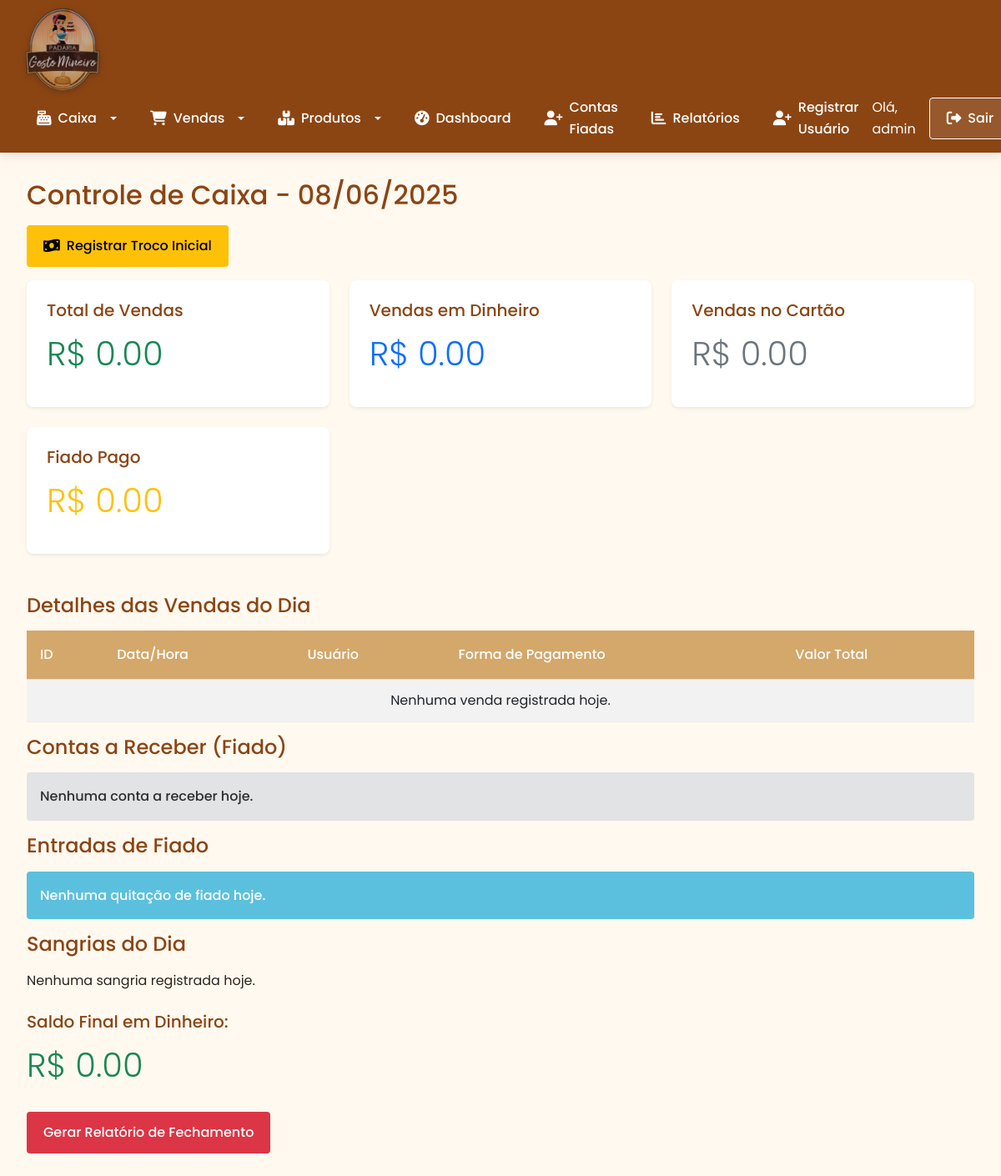
The page /caixa (signed in) on the database as committed earlier.
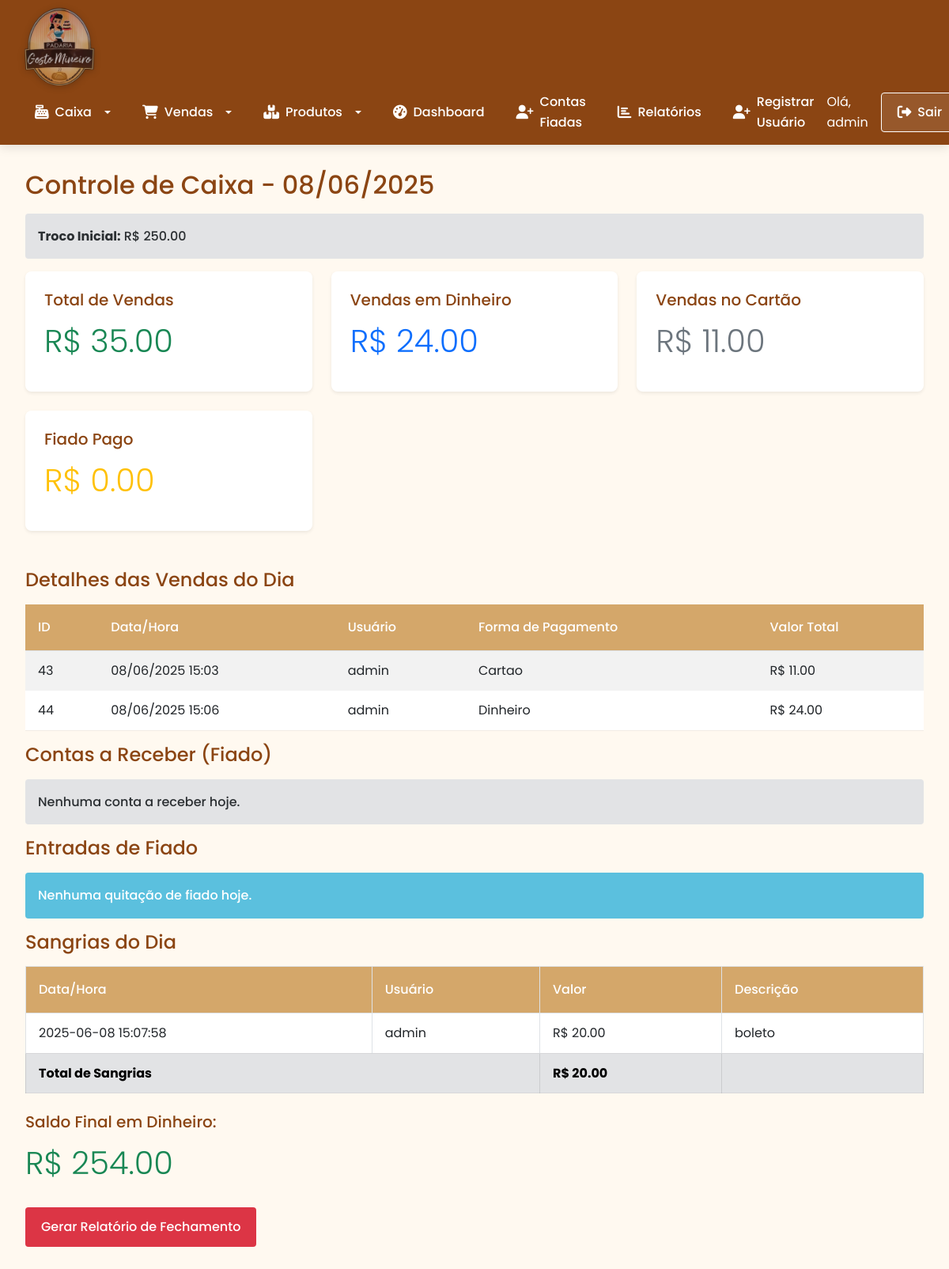
The same page on the database as committed later.
### tables this page shows
CREATE TABLE caixa_diario (
    id INTEGER PRIMARY KEY AUTOINCREMENT,
    data TEXT NOT NULL,
    troco_inicial REAL NOT NULL,
    usuario_id INTEGER NOT NULL,
    FOREIGN KEY(usuario_id) REFERENCES usuarios(id),
    UNIQUE(data, usuario_id)
);

CREATE TABLE vendas (
    id INTEGER PRIMARY KEY AUTOINCREMENT,
    data_hora TEXT NOT NULL,
    usuario_id INTEGER NOT NULL,
    valor_total REAL NOT NULL,
    forma_pagamento TEXT NOT NULL,
    FOREIGN KEY(usuario_id) REFERENCES usuarios(id)
);

CREATE TABLE usuarios (
    id INTEGER PRIMARY KEY AUTOINCREMENT,
    nome TEXT NOT NULL,
    senha TEXT NOT NULL,
    tipo TEXT DEFAULT 'usuario' -- adm ou usuario
);

CREATE TABLE sangrias (
    id INTEGER PRIMARY KEY AUTOINCREMENT,
    data_hora TEXT NOT NULL,
    valor REAL NOT NULL,
    descricao TEXT,
    usuario_id INTEGER NOT NULL,
    FOREIGN KEY(usuario_id) REFERENCES usuarios(id)
);

### app.py (the view)
@app.route('/caixa')
@login_required
def caixa():
    db = get_db()
    hoje = datetime.now().strftime('%Y-%m-%d')
    vendas_do_dia = db.execute('''
        SELECT v.id, v.data_hora, v.forma_pagamento, u.nome, v.valor_total
        FROM vendas v
        JOIN usuarios u ON v.usuario_id = u.id
        WHERE DATE(v.data_hora) = ?
        AND v.forma_pagamento IN ('dinheiro', 'cartao')
    ''', (hoje,)).fetchall()
    pagamentos_fiados = db.execute('''
        SELECT hp.valor_pago, c.nome, hp.data_pagamento
        FROM historico_pagamentos hp
        JOIN clientes c ON hp.cliente_id = c.id
        WHERE DATE(hp.data_pagamento) = ?
    ''', (hoje,)).fetchall()
    caixa_inicio = db.execute('''
        SELECT troco_inicial, u.nome
        FROM caixa_diario cd
        JOIN usuarios u ON cd.usuario_id = u.id
        WHERE data = ?
        ORDER BY cd.id DESC LIMIT 1
    ''', (hoje,)).fetchone()
    troco_inicial = caixa_inicio[0] if caixa_inicio else 0.0
    total_vendas = sum(v[4] for v in vendas_do_dia)
    total_dinheiro = sum(v[4] for v in vendas_do_dia if v[2]=='dinheiro')
    total_cartao = sum(v[4] for v in vendas_do_dia if v[2] == 'cartao')
    total_pagamentos_fiados = sum(p[0] for p in pagamentos_fiados)
    total_caixa = total_vendas + total_pagamentos_fiados
    sangrias_do_dia = db.execute('''
        SELECT s.id, s.data_hora, s.valor, s.descricao, u.nome
        FROM sangrias s
        JOIN usuarios u ON s.usuario_id = u.id
        WHERE DATE(s.data_hora) = ?
    ''', (hoje,)).fetchall()
    contas_fiadas = db.execute('''
        SELECT f.valor, c.nome AS nome_cliente, f.data_venda
        FROM contas_fiadas f
        JOIN clientes c ON f.cliente_id = c.id
        WHERE DATE(f.data_venda) = ? AND f.pago = 0
    ''', (hoje,)).fetchall()
    total_sangrias = sum(float(s[2]) for s in sangrias_do_dia)
    saldo_final = round(troco_inicial + total_dinheiro - total_sangrias, 2)
    return render_template(
        'caixa.html',
        vendas=vendas_do_dia,
        caixa_inicio=caixa_inicio,
        pagamentos_fiados = pagamentos_fiados,
        sangrias=sangrias_do_dia,
        total_vendas=total_vendas,
        total_dinheiro=total_dinheiro,
        total_pagamentos_fiados = total_pagamentos_fiados,
        total_cartao=total_cartao,
        total_sangrias=total_sangrias,
        total_caixa = total_caixa,
        saldo_final=saldo_final,
        contas_fiadas=contas_fiadas,
        data_hoje=datetime.now().strftime('%d/%m/%Y')
    )

### app.py (called while the page is built)
@app.template_filter('formatar_data')
def formatar_data(data_hora):
    try:
        dt = datetime.strptime(data_hora, '%Y-%m-%d %H:%M:%S')  # Se for com hora
        return dt.strftime('%d/%m/%Y %H:%M')
    except Exception as e:
        return data_hora  # Retorna original caso falhe

@app.before_request
def make_session_permanent():
    session.permanent = True  # Ativa expiração da sessão

@login_manager.user_loader
def load_user(user_id):
    db = get_db()
    cur = db.execute('SELECT * FROM usuarios WHERE id = ?', (user_id,))
    user = cur.fetchone()
    if user:
        return User(user[0], user[1], user[3])
    return None

### database.py (called while the page is built)
def get_db():
    db = getattr(g, '_database', None)
    if db is None:
        db = g._databse = sqlite3.connect(DATABASE)
        db.row_factory = sqlite3.Row
    return db

def close_connection(exception):
    db = getattr(g, '_database', None)
    if db is not None:
        db.close()

### templates/caixa.html (shortened to what the changed rows need)
{% extends "base.html" %}
{% block content %}
<h2>Controle de Caixa - {{ data_hoje }}</h2>
{% if not caixa_inicio %}
    <a href="{{ url_for('registrar_troco') }}" class="btn btn-warning mb-3">
        <i class="fas fa-money-bill-wave"></i> Registrar Troco Inicial
    </a>
{% else %}
    <div class="alert alert-secondary">
        <strong>Troco Inicial:</strong> R$ {{ "%.2f"|format(caixa_inicio.troco_inicial) }}
    </div>
{% endif %}
<div class="row mb-4">
    <div class="col-md-4">
        <div class="card shadow-sm">
            <div class="card-body">
                <h5>Total de Vendas</h5>
                <p class="display-6 text-success">R$ {{ "%.2f"|format(total_caixa) }}</p>
            </div>
        </div>
    </div>
    <div class="col-md-4">
        <div class="card shadow-sm">
            <div class="card-body">
                <h5>Vendas em Dinheiro</h5>
                <p class="display-6 text-primary">R$ {{ "%.2f"|format(total_dinheiro) }}</p>
            </div>
        </div>
    </div>
    <div class="col-md-4">
        <div class="card shadow-sm">
            <div class="card-body">
                <h5>Vendas no Cartão</h5>
                <p class="display-6 text-secondary">R$ {{ "%.2f"|format(total_cartao) }}</p>
            </div>
        </div>
    </div>
    <div class="col-md-4">
    </div>
</div>
<h4>Detalhes das Vendas do Dia</h4>
<table class="table table-striped">
    <thead>
        <tr>
            <th>ID</th>
            <th>Data/Hora</th>
            <th>Usuário</th>
            <th>Forma de Pagamento</th>
            <th>Valor Total</th>
        </tr>
    </thead>
    <tbody>
        {% for venda in vendas %}
            <tr>
                <td>{{ venda[0] }}</td>
                <td>{{ venda[1] | formatar_data}}</td>
                <td>{{ venda[3] }}</td>
                <td>{{ venda[2]|title }}</td>
                <td>R$ {{ "%.2f"|format(venda[4]) }}</td>
            </tr>
        {% else %}
            <tr>
                <td colspan="5" class="text-center">Nenhuma venda registrada hoje.</td>
            </tr>
        {% endfor %}
    </tbody>
</table>
<h4>Contas a Receber (Fiado)</h4>
{% if contas_fiadas %}
<table class="table table-striped">
    <thead>
        <tr>
            <th>Data</th>
            <th>Cliente</th>
            <th>Valor</th>
        </tr>
    </thead>
    <tbody>
        {% for f in contas_fiadas %}
            <tr>
                <td>{{ f.data_venda | formatar_data }}</td>
                <td>{{ f.nome_cliente }}</td>
                <td>R$ {{ "%.2f"|format(f.valor) }}</td>
            </tr>
        {% endfor %}
    </tbody>
</table>
{% else %}
<div class="alert alert-secondary">Nenhuma conta a receber hoje.</div>
{% endif %}
<h4>Entradas de Fiado</h4>
{% if pagamentos_fiados %}
    <table class="table table-bordered">
        <thead>
            <tr>
                <th>Data</th>
                <th>Cliente</th>
                <th>Valor</th>
            </tr>
        </thead>
        <tbody>
            {% for pagamento in pagamentos_fiados %}
                <tr>
                    <td>{{ pagamento.data_pagamento | formatar_data }}</td>
                    <td>{{ pagamento.nome }}</td>
                    <td>R$ {{ "%.2f"|format(pagamento.valor_pago) }}</td>
                </tr>
            {% endfor %}
        </tbody>
    </table>
{% else %}
    <div class="alert alert-info">Nenhuma quitação de fiado hoje.</div>
{% endif %}
<h4>Sangrias do Dia</h4>
{% if sangrias %}
    <table class="table table-bordered">
        <thead>
            <tr>
                <th>Data/Hora</th>
                <th>Usuário</th>
                <th>Valor</th>
                <th>Descrição</th>
            </tr>
        </thead>
        <tbody>
            {% for s in sangrias %}
                <tr>
                    <td>{{ s[1] }}</td>
                    <td>{{ s[4] }}</td>
                    <td>R$ {{ "%.2f"|format(s[2]) }}</td>
                    <td>{{ s[3] or '-' }}</td>
                </tr>
            {% endfor %}
            <tr class="table-secondary">
                <td colspan="2"><strong>Total de Sangrias</strong></td>
                <td><strong>R$ {{ "%.2f"|format(total_sangrias) }}</strong></td>
                <td></td>
            </tr>
        </tbody>
    </table>
{% else %}
    <p>Nenhuma sangria registrada hoje.</p>
{% endif %}
<h5 class="mt-4">Saldo Final em Dinheiro:</h5>
<p class="display-6 text-success">R$ {{ "%.2f"|format(saldo_final) }}</p>
<a href="{{ url_for('gerar_relatorio', tipo='fechamento_caixa') }}" class="btn btn-danger mt-3">Gerar Relatório de Fechamento</a>
{% endblock %}

Rows that differ between the two databases and show on the page:
added caixa_diario: troco_inicial "250.00"
added vendas: id "43", data_hora "08/06/2025 15:03", nome "admin", forma_pagamento "Cartao", valor_total "11.00"
added vendas: id "44", data_hora "08/06/2025 15:06", nome "admin", forma_pagamento "Dinheiro", valor_total "24.00"
added sangrias: data_hora "2025-06-08 15:07:58", nome "admin", valor "20.00", descricao "boleto"
Other text that changed with them:
{{ "%.2f"|format(total_caixa) }}: "0.00" → "35.00"
{{ "%.2f"|format(total_dinheiro) }}: "0.00" → "24.00"
{{ "%.2f"|format(total_cartao) }}: "0.00" → "11.00"
{{ "%.2f"|format(total_sangrias) }}: (not shown) → "20.00"
{{ "%.2f"|format(saldo_final) }}: "0.00" → "254.00"
text no longer shown: "Registrar Troco Inicial Nenhuma venda registrada hoje. Nenhuma sangria registrada hoje."
text now shown: "Troco Inicial: R$ Data/Hora Usuário Valor Descrição Total de Sangrias R$"
